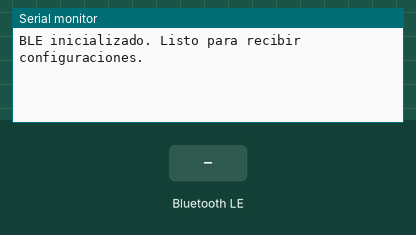
A sketch run on a simulated ESP32-C3. Shown: the last lines printed to the serial monitor. The test bench sets the inputs (shaded band). Nothing arrives over Bluetooth unless stated; a phone connects over Bluetooth LE 3 s after start.

Above: at 1.2 s.
1.3 s: Bluetooth LE write "1" received
At 2.5 s:
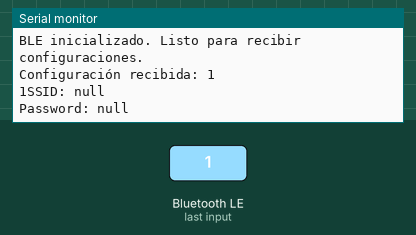
2.8 s: Bluetooth LE write "0" received
At 3.9 s:
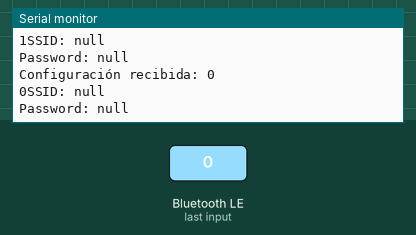
4.3 s: Bluetooth LE write "2" received
At 5.0 s:
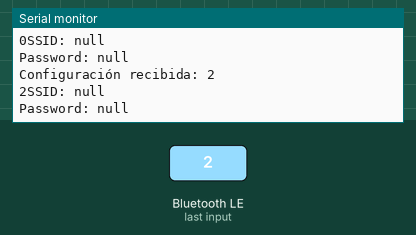

The sketch:

Transferir_configuracion_bluetooth.ino
```cpp
#include <BLEDevice.h>
#include <BLEServer.h>
#include <ArduinoJson.h>

#define SERVICE_UUID "12345678-1234-1234-1234-1234567890AB"
#define CHARACTERISTIC_UUID "12345678-1234-1234-1234-1234567890CD"

BLECharacteristic *pCharacteristic;

class MyCallbacks : public BLECharacteristicCallbacks {
    void onWrite(BLECharacteristic *pCharacteristic) override {
        String value = pCharacteristic->getValue();
        if (!value.isEmpty()) {
            Serial.println("Configuración recibida: " + String(value.c_str()));


            DynamicJsonDocument doc(512);
            DeserializationError error = deserializeJson(doc, value);
            if (!error) {
                serializeJson(doc, Serial);
                String wifi_ssid = doc["wifi_ssid"];
                String wifi_password = doc["wifi_password"];
                Serial.println("SSID: " + wifi_ssid);
                Serial.println("Password: " + wifi_password);


            } else {
                Serial.println("Error al parsear JSON.");
            }
        }
    }
};

void setup() {
    Serial.begin(115200);

    BLEDevice::init("ESP32-C3 Config");
    BLEServer *pServer = BLEDevice::createServer();

    BLEService *pService = pServer->createService(SERVICE_UUID);
    pCharacteristic = pService->createCharacteristic(
        CHARACTERISTIC_UUID,
        BLECharacteristic::PROPERTY_WRITE
    );

    pCharacteristic->setCallbacks(new MyCallbacks());
    pService->start();

    BLEAdvertising *pAdvertising = BLEDevice::getAdvertising();
    pAdvertising->start();
    Serial.println("BLE inicializado. Listo para recibir configuraciones.");
}

void loop() {

}
```

Measured:
- after the input at 1.3 s, the serial monitor: prints a new line after 0.05 s (image 1)
- after the input at 2.8 s, the serial monitor: prints a new line after 0.05 s (image 2)
- after the input at 4.3 s, the serial monitor: prints a new line after 0.05 s (image 3)
